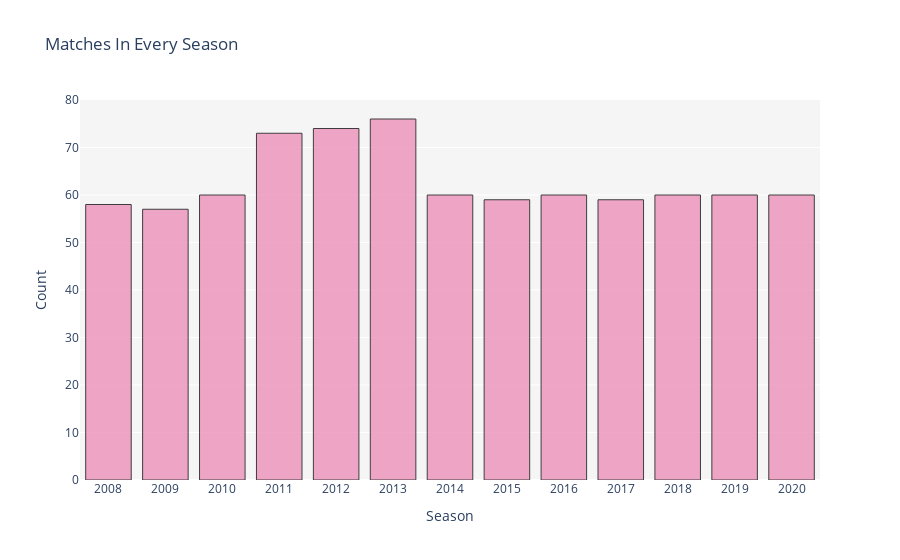

The code cell stored with this chart in its notebook:
### Markdown cell above
## Plotting a histogram showing the number of games played each season

### Code cell
data = [go.Histogram(x=matches['season'], marker=dict(color='#EB89B5', line=dict(color='#000000', width=1)), opacity=0.75)]
layout = go.Layout(title='Matches In Every Season ',xaxis=dict(title='Season',tickmode='linear'),
                    yaxis=dict(title='Count'),bargap=0.2, plot_bgcolor='rgb(245,245,245)')

fig = go.Figure(data=data, layout=layout)
iplot(fig)

### Figure 1 — Plotly figure (JSON) as saved in the notebook; plotly's stock layout.template omitted (floating-point values rounded to 4 significant figures; data arrays with more than 128 entries replaced by an {"elided": "..."} marker saying what was removed)
{"data": [{"marker": {"color": "#EB89B5", "line": {"color": "#000000", "width": 1}}, "opacity": 0.75, "type": "histogram", "x": {"elided": "816 int values"}}], "layout": {"bargap": 0.2, "plot_bgcolor": "rgb(245,245,245)", "title": {"text": "Matches In Every Season "}, "xaxis": {"tickmode": "linear", "title": {"text": "Season"}}, "yaxis": {"title": {"text": "Count"}}}}
